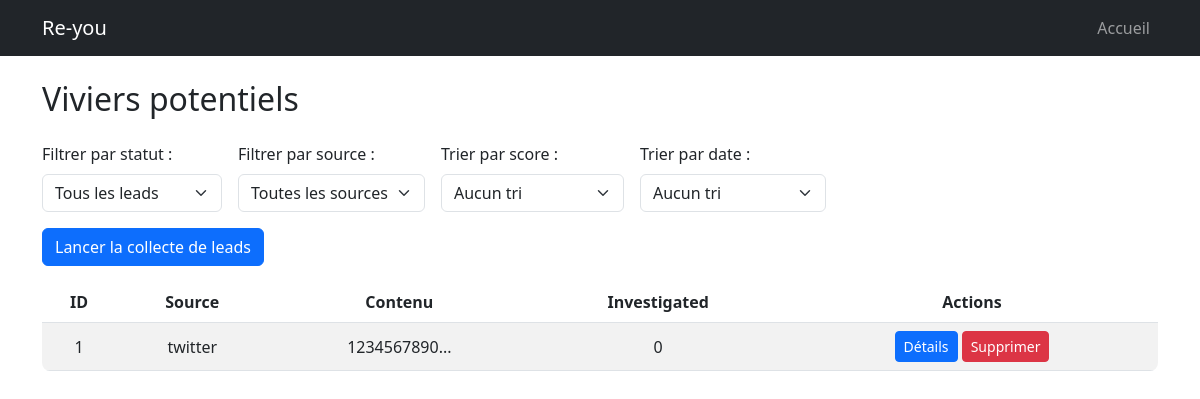
Before: / with the older database file.
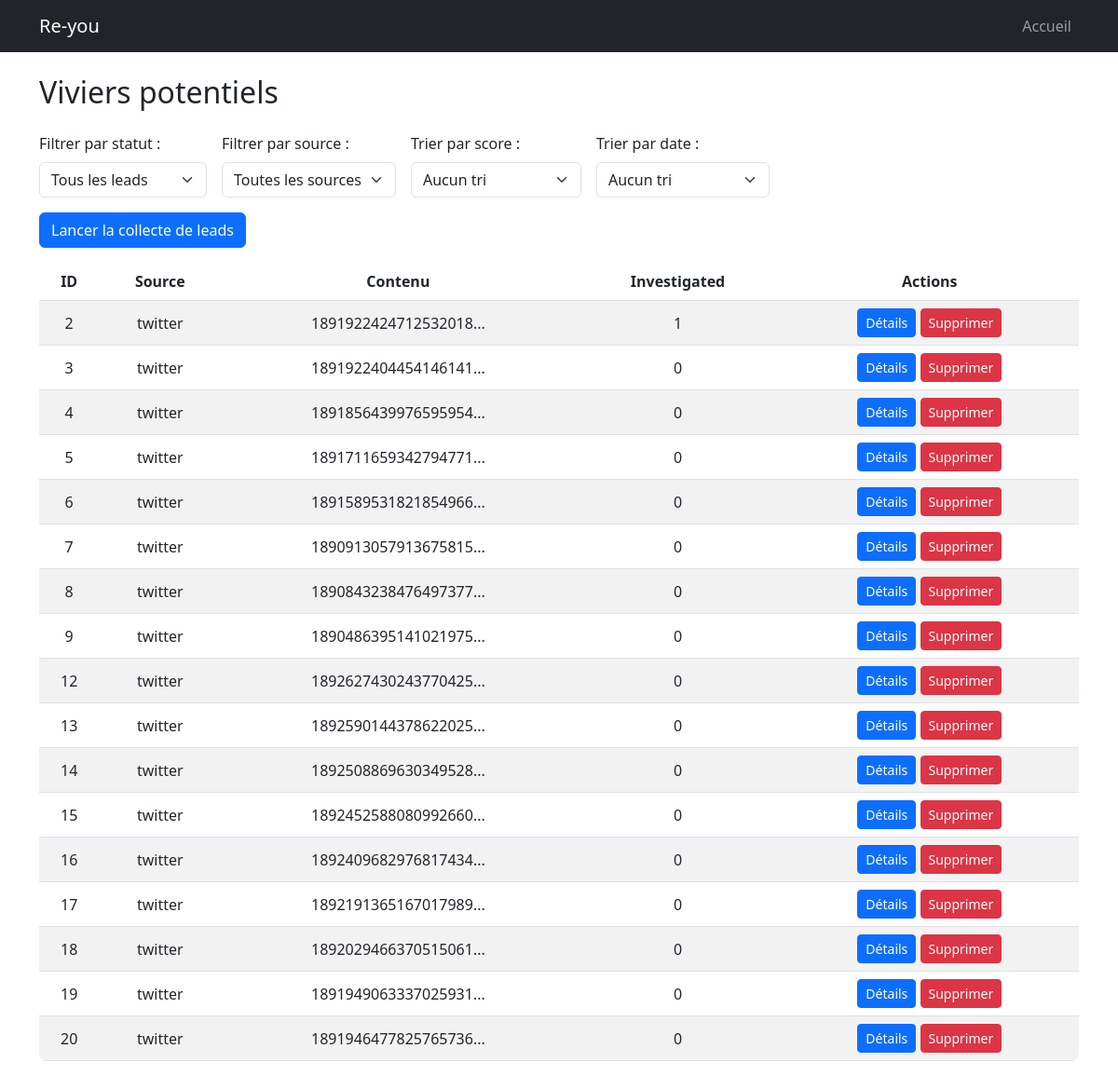
After: the same page with the newer database file.
### tables this page shows
CREATE TABLE lead_tracking (
            id INTEGER PRIMARY KEY AUTOINCREMENT,
            source TEXT,
            reference_id TEXT UNIQUE,
            relevance_score INTEGER,
            investigated BOOLEAN DEFAULT 0,
            notes TEXT
        );

### src/web/app.py (the view)
@app.route('/')
def index():
    filter_option = request.args.get("filter", "all")  # Default: "all"
    source_option = request.args.get("source", "all")  # Default: "all"
    sort_option = request.args.get("sort", "none")  # Default: "none"
    date_sort_option = request.args.get("date_sort", "newest")  # Tri par date
    db_conn = sqlite3.connect("leads.db")
    cursor = db_conn.cursor()
    query = "SELECT * FROM lead_tracking WHERE 1=1"
    params = []
    if filter_option == "investigated":
        query += " AND investigated = 1"
    elif filter_option == "not_investigated":
        query += " AND investigated = 0"
    if source_option in ["twitter", "linkedin", "real_estate"]:
        query += " AND source = ?"
        params.append(source_option)
    if sort_option == "asc":
        query += " ORDER BY relevance_score ASC"
    elif sort_option == "desc":
        query += " ORDER BY relevance_score DESC"
    cursor.execute(query, params)
    leads = cursor.fetchall()
    db_conn.close()
    return render_template("index.html", leads=leads, filter=filter_option, source=source_option, sort=sort_option)

### src/web/templates/index.html (shortened to what this page needs)
{% extends 'layout.html' %}
{% block content %}
<h2 class="mb-4">Viviers potentiels</h2>
<form method="GET" action="{{ url_for('index') }}" class="mb-3 d-flex gap-3">
    <div>
        <label for="filter" class="form-label">Filtrer par statut :</label>
        <select name="filter" id="filter" class="form-select" onchange="this.form.submit()">
            <option value="all" {% if filter == 'all' %}selected{% endif %}>Tous les leads</option>
        </select>
    </div>
    <div>
        <label for="source" class="form-label">Filtrer par source :</label>
        <select name="source" id="source" class="form-select" onchange="this.form.submit()">
            <option value="all" {% if source == 'all' %}selected{% endif %}>Toutes les sources</option>
        </select>
    </div>
    <div>
        <label for="sort" class="form-label">Trier par score :</label>
        <select name="sort" id="sort" class="form-select" onchange="this.form.submit()">
            <option value="none" {% if sort == 'none' %}selected{% endif %}>Aucun tri</option>
        </select>
    </div>
    <div>
        <label for="date_sort" class="form-label">Trier par date :</label>
        <select name="date_sort" id="date_sort" class="form-select" onchange="this.form.submit()">
            <option value="none" {% if date_sort == 'none' %}selected{% endif %}>Aucun tri</option>
        </select>
    </div>
</form>
<form action="{{ url_for('run_twitter_scraper') }}" method="POST">
    <button type="submit" class="btn btn-primary mb-3">Lancer la collecte de leads</button>
</form>
<table class="table table-striped">
    <thead>
        <tr>
            <th>ID</th>
            <th>Source</th>
            <th>Contenu</th>
            <th>Investigated</th>
            <th>Actions</th>
        </tr>
    </thead>
    <tbody>
        {% for lead in leads %}
        <tr>
            <td>{{ lead[0] }}</td>
            <td>{{ lead[1] }}</td>
            <td>{{ lead[2][:100] }}...</td>
            <td>{{ lead[4] }}</td>
            <td>
                <a href="{{ url_for('lead_details', lead_id=lead[0]) }}" class="btn btn-primary btn-sm">Détails</a>
                <form action="{{ url_for('delete_lead', lead_id=lead[0]) }}" method="POST" style="display:inline;">
                    <button type="submit" class="btn btn-danger btn-sm">Supprimer</button>
                </form>
            </td>
        </tr>
        {% endfor %}
    </tbody>
</table>
{% endblock %}

### src/web/templates/layout.html (shortened to what this page needs)
<!DOCTYPE html>
<html lang="en">
<head>
    <link rel="stylesheet" href="{{ url_for('static', filename='styles.css') }}">
    <link rel="stylesheet" href="https://cdn.jsdelivr.net/npm/bootstrap@5.3.0/dist/css/bootstrap.min.css">
</head>
<body>
    <nav class="navbar navbar-expand-lg navbar-dark bg-dark">
        <div class="container">
            <a class="navbar-brand" href="/">Re-you</a>
            <div class="collapse navbar-collapse">
                <ul class="navbar-nav ms-auto">
                    <li class="nav-item"><a class="nav-link" href="/">Accueil</a></li>
                </ul>
            </div>
        </div>
    </nav>
    <div class="container mt-4">
        {% block content %}{% endblock %}
    </div>
</body>
</html>

### src/web/static/styles.css (style rules this page uses)
body { background-color: #f8f9fa; font-family: Arial, sans-serif; }
.container { max-width: 900px; }
.table { background-color: white; border-radius: 8px; overflow: hidden; }
.table th { background-color: #343a40; color: white; text-align: center; }
.table td { vertical-align: middle; text-align: center; }
.btn-primary { background-color: #007bff; border-color: #007bff; }
.btn-danger { background-color: #dc3545; border-color: #dc3545; }

Changed rows visible on the page:
removed lead_tracking: id "1", source "twitter", reference "1234567890", investigated "0"
added lead_tracking: id "2", source "twitter", reference "1891922424712532018", investigated "1"
added lead_tracking: id "3", source "twitter", reference "1891922404454146141", investigated "0"
added lead_tracking: id "4", source "twitter", reference "1891856439976595954", investigated "0"
added lead_tracking: id "5", source "twitter", reference "1891711659342794771", investigated "0"
added lead_tracking: id "6", source "twitter", reference "1891589531821854966", investigated "0"
added lead_tracking: id "7", source "twitter", reference "1890913057913675815", investigated "0"
added lead_tracking: id "8", source "twitter", reference "1890843238476497377", investigated "0"
added lead_tracking: id "9", source "twitter", reference "1890486395141021975", investigated "0"
added lead_tracking: id "12", source "twitter", reference "1892627430243770425", investigated "0"
added lead_tracking: id "13", source "twitter", reference "1892590144378622025", investigated "0"
added lead_tracking: id "14", source "twitter", reference "1892508869630349528", investigated "0"
added lead_tracking: id "15", source "twitter", reference "1892452588080992660", investigated "0"
added lead_tracking: id "16", source "twitter", reference "1892409682976817434", investigated "0"
added lead_tracking: id "17", source "twitter", reference "1892191365167017989", investigated "0"
added lead_tracking: id "18", source "twitter", reference "1892029466370515061", investigated "0"
added lead_tracking: id "19", source "twitter", reference "1891949063337025931", investigated "0"
added lead_tracking: id "20", source "twitter", reference "1891946477825765736", investigated "0"
